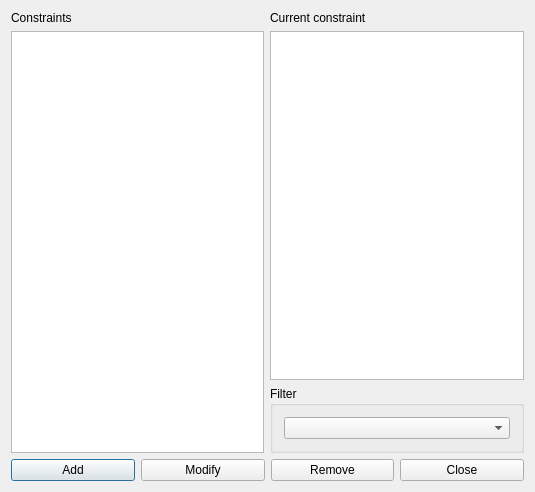
<?xml version="1.0" encoding="UTF-8"?>
<ui version="4.0">
 <class>ConstraintTeacherMaxHoursPerAllAfternoonsForm_template</class>
 <widget class="QDialog" name="ConstraintTeacherMaxHoursPerAllAfternoonsForm_template">
  <property name="geometry">
   <rect>
    <x>0</x>
    <y>0</y>
    <width>535</width>
    <height>492</height>
   </rect>
  </property>
  <property name="windowTitle">
   <string extracomment="This is the title of the dialog in which you see the list of all constraints of this type">Constraints teacher max hours per all afternoons</string>
  </property>
  <layout class="QGridLayout" name="gridLayout_2">
   <item row="0" column="0" rowspan="2">
    <layout class="QVBoxLayout" name="verticalLayout_2">
     <item>
      <widget class="QLabel" name="constraintsTextLabel">
       <property name="frameShape">
        <enum>QFrame::NoFrame</enum>
       </property>
       <property name="frameShadow">
        <enum>QFrame::Plain</enum>
       </property>
       <property name="text">
        <string>Constraints</string>
       </property>
       <property name="wordWrap">
        <bool>false</bool>
       </property>
      </widget>
     </item>
     <item>
      <widget class="QListWidget" name="constraintsListWidget"/>
     </item>
    </layout>
   </item>
   <item row="0" column="1">
    <layout class="QVBoxLayout" name="verticalLayout">
     <item>
      <widget class="QLabel" name="currentConstraintTextLabel">
       <property name="text">
        <string>Current constraint</string>
       </property>
       <property name="wordWrap">
        <bool>false</bool>
       </property>
      </widget>
     </item>
     <item>
      <widget class="QPlainTextEdit" name="currentConstraintTextEdit"/>
     </item>
    </layout>
   </item>
   <item row="1" column="1">
    <widget class="QGroupBox" name="filterGroupBox">
     <property name="title">
      <string>Filter</string>
     </property>
     <layout class="QGridLayout" name="gridLayout">
      <item row="0" column="0">
       <widget class="QComboBox" name="teachersComboBox"/>
      </item>
     </layout>
    </widget>
   </item>
   <item row="2" column="0" colspan="2">
    <layout class="QHBoxLayout" name="horizontalLayout">
     <item>
      <widget class="QPushButton" name="addConstraintPushButton">
       <property name="text">
        <string>Add</string>
       </property>
      </widget>
     </item>
     <item>
      <widget class="QPushButton" name="modifyConstraintPushButton">
       <property name="text">
        <string>Modify</string>
       </property>
      </widget>
     </item>
     <item>
      <widget class="QPushButton" name="removeConstraintPushButton">
       <property name="text">
        <string>Remove</string>
       </property>
      </widget>
     </item>
     <item>
      <widget class="QPushButton" name="closePushButton">
       <property name="text">
        <string>Close</string>
       </property>
      </widget>
     </item>
    </layout>
   </item>
  </layout>
 </widget>
 <layoutdefault spacing="6" margin="11"/>
 <resources/>
 <connections/>
</ui>
